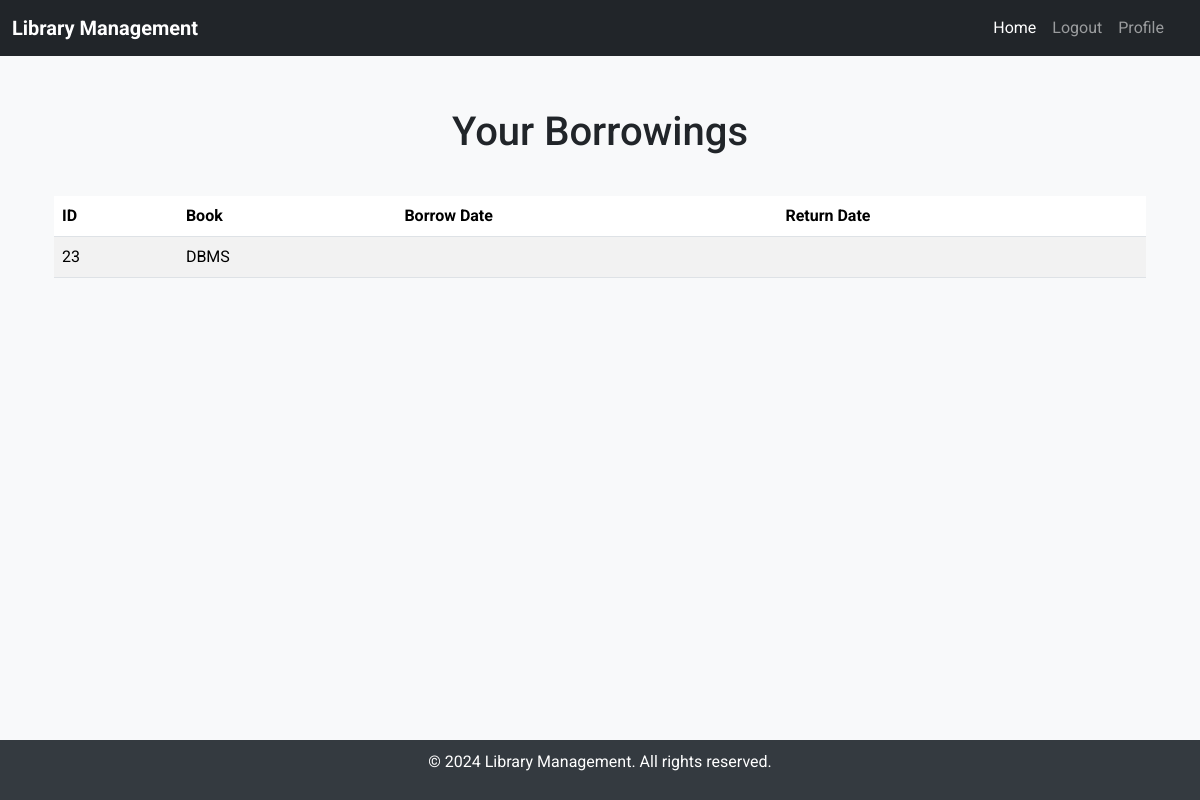
Before: /borrowings/ (signed in) with the older database file.
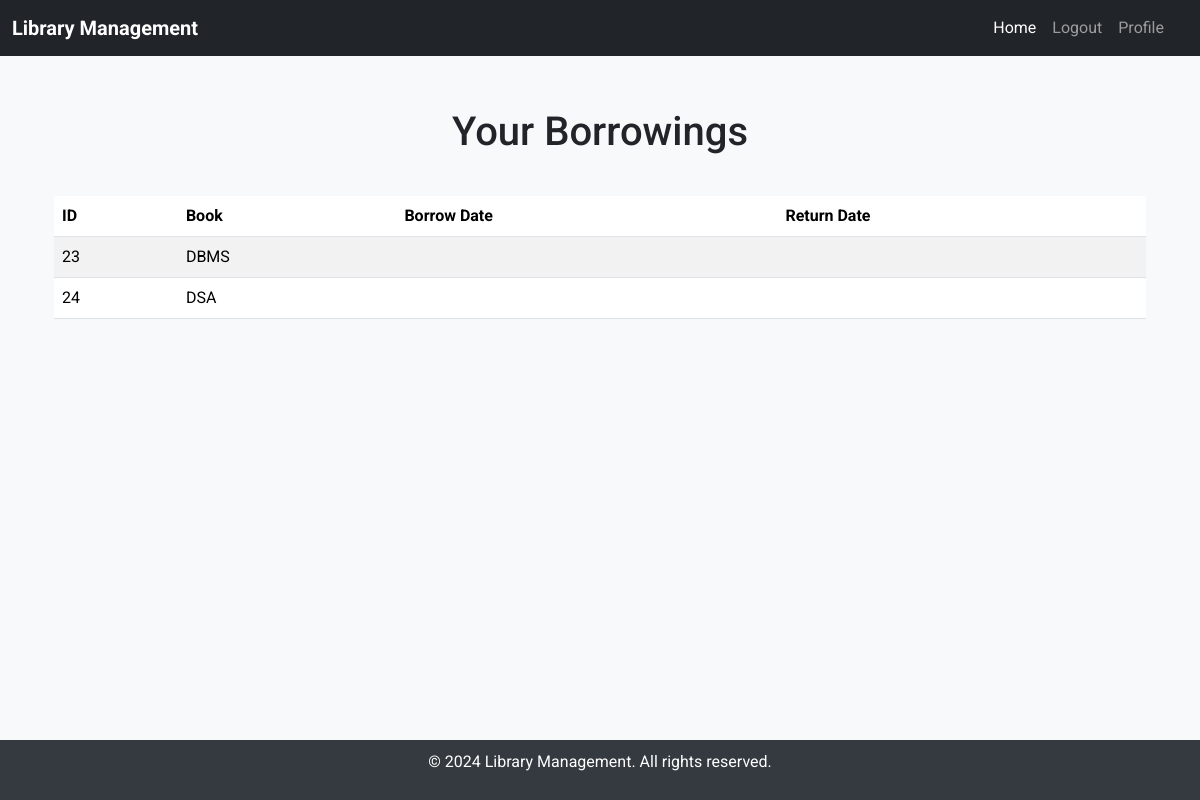
After: the same page with the newer database file.
### ladmin/models.py (models this page shows, shortened)
class Borrowing(models.Model):
    user = models.ForeignKey(customer, on_delete=models.CASCADE)
    category = models.ForeignKey(Category, on_delete=models.CASCADE, null=True)
    book = models.ForeignKey(Book, on_delete=models.CASCADE)
    borrowed_date = models.DateTimeField(default=timezone.now)
    due_date = models.DateTimeField()
    returned_date = models.DateTimeField(blank=True, null=True)

class Book(models.Model):
    book_id = models.CharField(max_length=100, unique=True, null=True)
    title = models.CharField(max_length=255)
    author = models.CharField(max_length=255)
    category = models.ForeignKey(Category, on_delete=models.CASCADE)
    quantity = models.PositiveIntegerField(default=0)

### cust/views.py (the view)
# urls.py: path('borrowings/', user_borrowings, name='user_borrowings'),
@login_required
def user_borrowings(request):
    user = request.user.customer
    borrowings = Borrowing.objects.filter(user=user)
    return render(request, 'cust/borrow.html', {'borrowings': borrowings})

### template/cust/borrow.html
{% extends "cust/base.html" %}
{% block page %}
<div class="container mt-5">
    <h1 class="text-center">Your Borrowings</h1>
    <div class="row mt-4">
        <div class="col-md-12">
            {% if borrowings %}
            <table class="table table-striped mt-3">
                <thead>
                    <tr>
                        <th>ID</th>
                        <th>Book</th>
                        <th>Borrow Date</th>
                        <th>Return Date</th>
                    </tr>
                </thead>
                <tbody>
                    {% for borrowing in borrowings %}
                    <tr>
                        <td>{{ borrowing.id }}</td>
                        <td>{{ borrowing.book.title }}</td>
                        <td>{{ borrowing.borrow_date }}</td>
                        <td>{{ borrowing.return_date }}</td>
                    </tr>
                    {% endfor %}
                </tbody>
            </table>
            {% else %}
            <div class="alert alert-info mt-3" role="alert">
                You have no borrowings.
            </div>
            {% endif %}
        </div>
    </div>
</div>
{% endblock page %}

Changed rows visible on the page:
added Borrowing: id "24", book "DSA"
